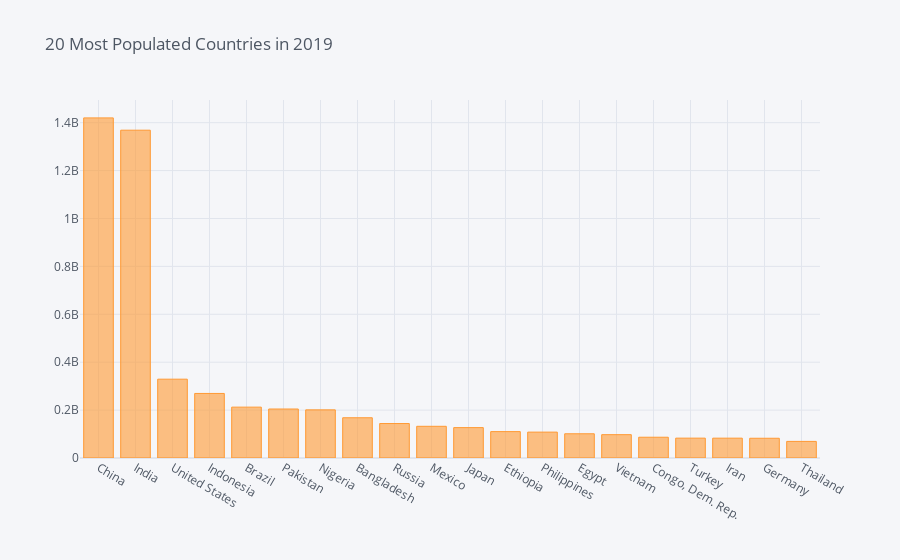

Notebook code for this chart:
### Markdown cell above
### Bar Graph

A bar graph is useful for comparing categories to each other. They can be horizontal or vertical.

This bar graph displays the top 20 countries by population in 2019.

### Code cell
df.set_index('name').drop(columns=['geo','indicator']).T.loc['2019'].sort_values(ascending=False).head(20).iplot(kind='bar',title='20 Most Populated Countries in 2019')

### Figure 1 — Plotly figure (JSON) as saved in the notebook; plotly's stock layout.template omitted (floating-point values rounded to 4 significant figures)
{"data": [{"marker": {"color": "rgba(255, 153, 51, 0.6)", "line": {"color": "rgba(255, 153, 51, 1.0)", "width": 1}}, "name": "2019", "orientation": "v", "text": "", "type": "bar", "x": ["China", "India", "United States", "Indonesia", "Brazil", "Pakistan", "Nigeria", "Bangladesh", "Russia", "Mexico", "Japan", "Ethiopia", "Philippines", "Egypt", "Vietnam", "Congo, Dem. Rep.", "Turkey", "Iran", "Germany", "Thailand"], "y": [1420062022, 1368737513, 329093110, 269536482, 212392717, 204596442, 200962417, 168065920, 143895551, 132328035, 126854745, 110135635, 108106310, 101168745, 97429061, 86727573, 82961805, 82820766, 82438639, 69306160]}], "layout": {"legend": {"bgcolor": "#F5F6F9", "font": {"color": "#4D5663"}}, "paper_bgcolor": "#F5F6F9", "plot_bgcolor": "#F5F6F9", "title": {"font": {"color": "#4D5663"}, "text": "20 Most Populated Countries in 2019"}, "xaxis": {"gridcolor": "#E1E5ED", "showgrid": true, "tickfont": {"color": "#4D5663"}, "title": {"font": {"color": "#4D5663"}, "text": ""}, "zerolinecolor": "#E1E5ED"}, "yaxis": {"gridcolor": "#E1E5ED", "showgrid": true, "tickfont": {"color": "#4D5663"}, "title": {"font": {"color": "#4D5663"}, "text": ""}, "zerolinecolor": "#E1E5ED"}}}
